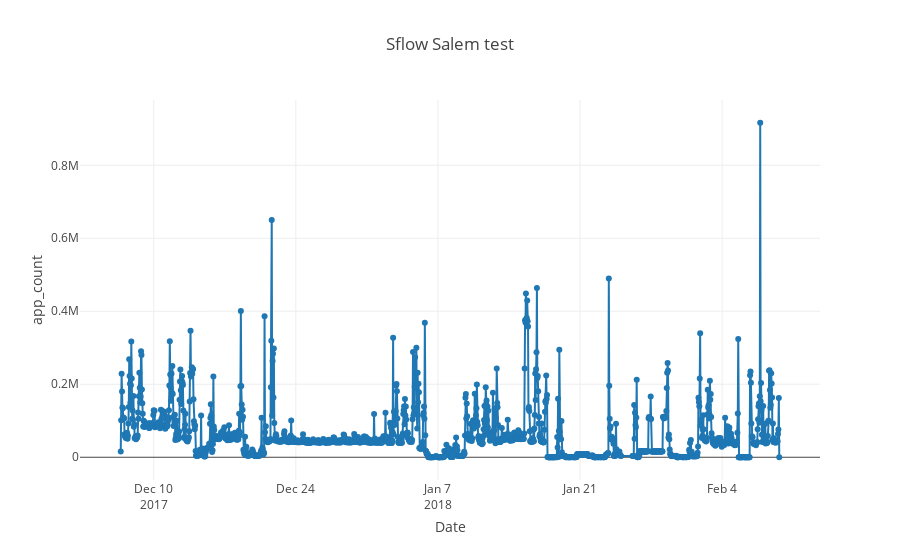

Source (notebook cell):
### Code cell
l = 'Sflow Salem test'
bw_df_1s = bw_df[bw_df.location==l]
plot_test(bw_df_1s.index,bw_df_1s.bw,l)

### Figure 1 — Plotly figure (JSON) as saved in the notebook; plotly's stock layout.template omitted (floating-point values rounded to 4 significant figures; data arrays with more than 128 entries replaced by an {"elided": "..."} marker saying what was removed)
{"data": [{"mode": "lines+markers", "name": "Actual", "type": "scatter", "x": {"elided": "1531 str values"}, "y": {"elided": "1531 float values"}}], "layout": {"title": "Sflow Salem test", "xaxis": {"title": "Date"}, "yaxis": {"title": "app_count"}}}
